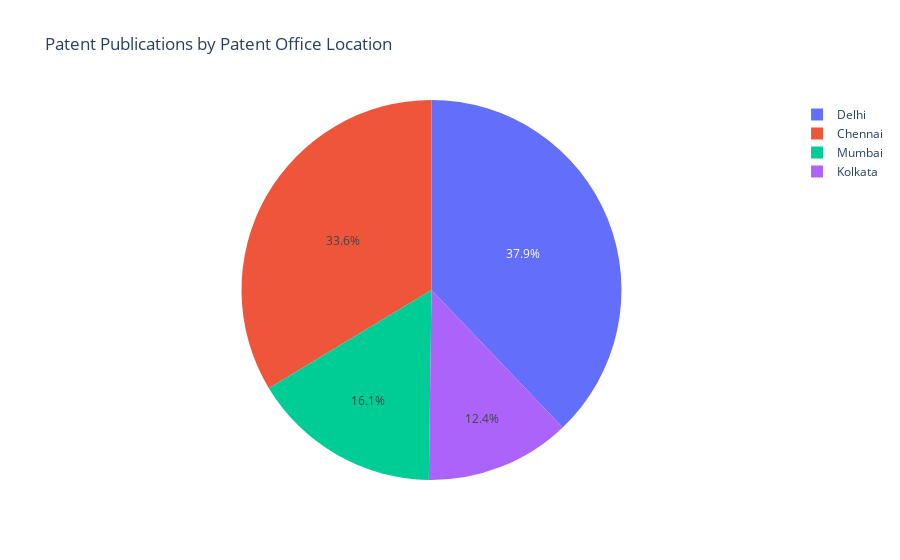

The code cell stored with this chart in its notebook:
### Code cell
# Pie chart for publication patterns by patent office location
fig = px.pie(df_cleaned, names='IPO_LOCATION', title='Patent Publications by Patent Office Location')
fig.show()

### Figure 1 — Plotly figure (JSON) as saved in the notebook; plotly's stock layout.template omitted (floating-point values rounded to 4 significant figures; data arrays with more than 128 entries replaced by an {"elided": "..."} marker saying what was removed)
{"data": [{"domain": {"x": [0, 1], "y": [0, 1]}, "hovertemplate": "IPO_LOCATION=%{label}<extra></extra>", "labels": {"elided": "30489 str values"}, "legendgroup": "", "name": "", "showlegend": true, "type": "pie"}], "layout": {"autosize": true, "legend": {"tracegroupgap": 0}, "title": {"text": "Patent Publications by Patent Office Location"}}}
